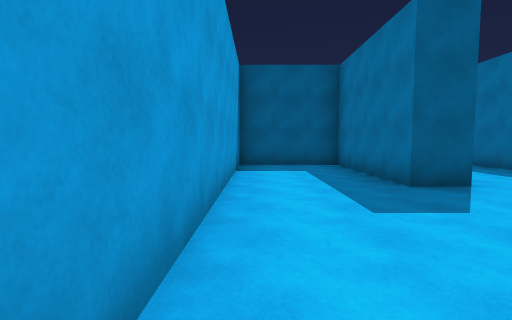
[1] (above)

13 first-person views from a walk through a 3-D level made in the Unity game engine. The camera is 1.5 m above the floor, tilts 4° down and sees 85° across. The floor is counted in squares, 2 m on a side. Each view is taken from the middle of a square. On the plan, view 1 faces up. The plan holds only what a view shows up to about 10 squares ahead; the rest is blank. The place goes on beyond the plan.

[2]
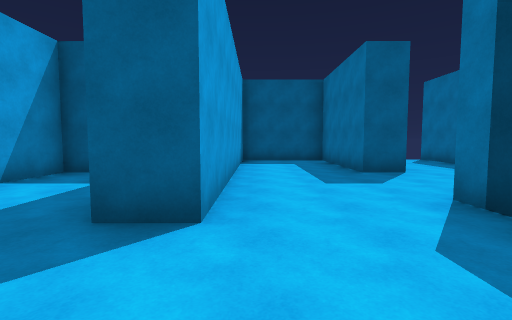

[3]
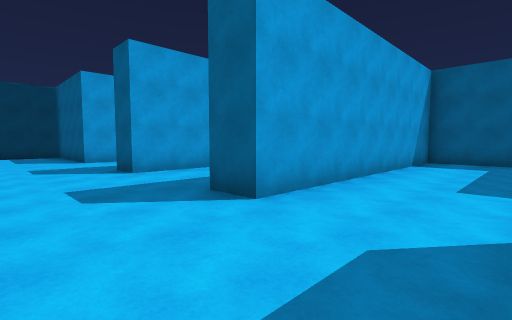

[4]
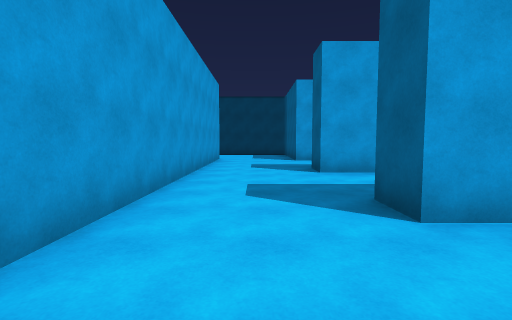

[5]
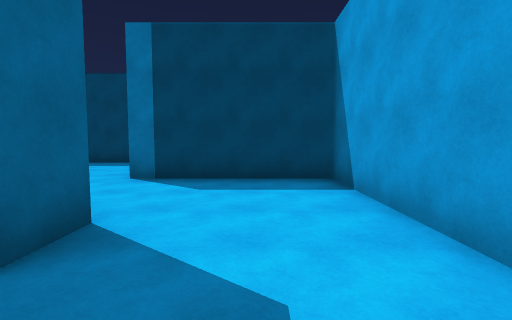

[6]
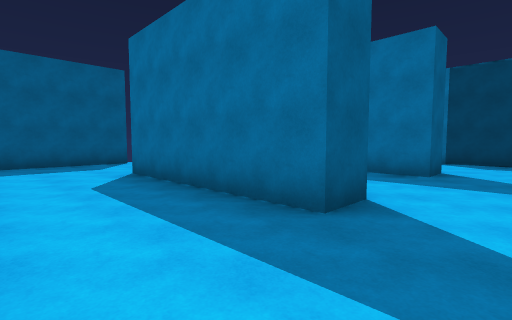

[7]
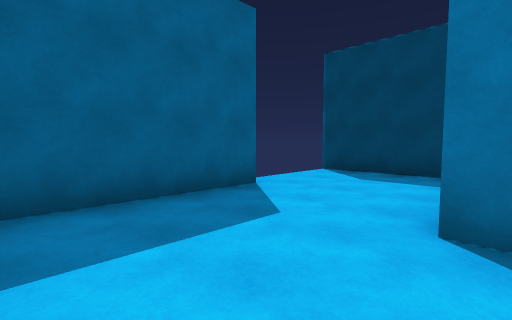

[8]
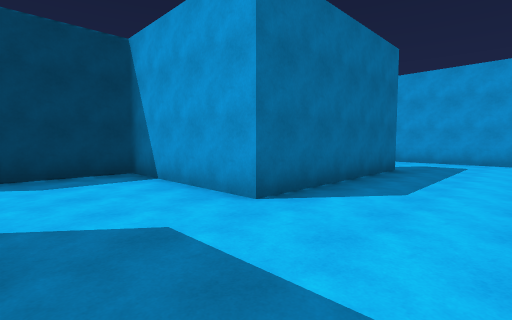

[9]
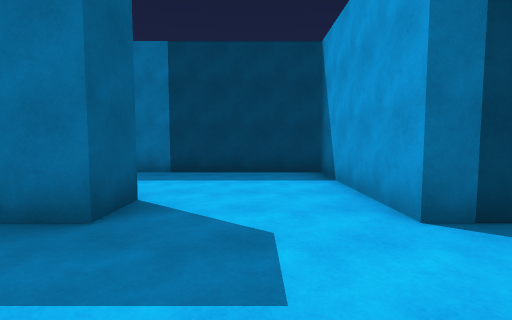

[10]
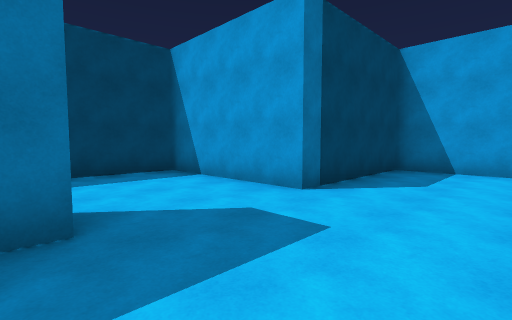

[11]
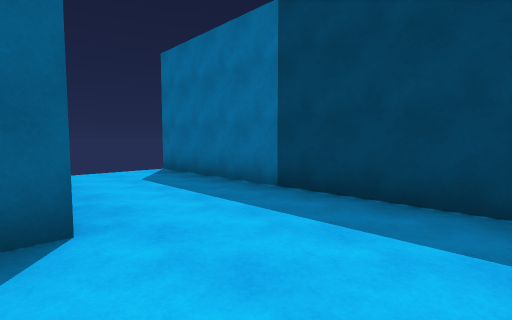

[12]
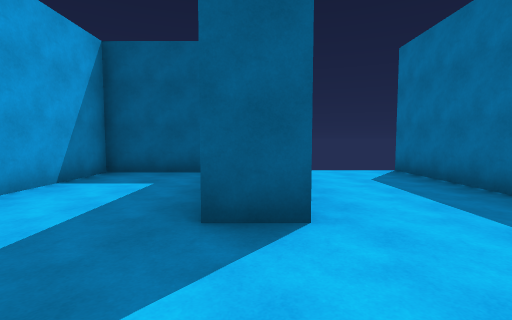

[13]
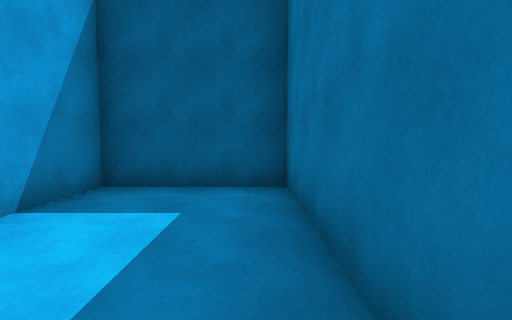

### Floor plan
Points are (right, up) in squares from view 1. A wall is a line through its corners. A room is listed if a view was taken in it or the views show most of it. See-through windows are left out.
Room 1 (views 1, 2, 3, 4, 5, 6, 7, 8, 9, 10, 11, 12, 13)
walls: (3.6, 4.5) (2.5, 4.5) (2.5, 8.5) (-0.5, 8.5) (-0.5, 0.5) (-1.5, 0.5) (-1.5, 4.5) (-4.5, 4.5) (-4.5, 0.5) (-5.5, 0.5) (-5.5, 5.5) (-1.5, 5.5) (-1.5, 9); (-4.5, 8.5) (-7.9, 8.5); (-7.9, -2.5) (2.5, -2.5) (2.5, 1.5) (6.5, 1.5) (6.5, 9)

Positions as (right, up) in squares from view 1, and headings:
1: (0, 0), facing up
2: (0, -2), facing up
3: (2, -2), facing up-left
4: (2, -1), facing left
5: (-3, -1), facing right
6: (-8, -1), facing up-right
7: (-8, 5), facing up-right
8: (-8, 8), facing down-right
9: (0, 3), facing right
10: (0, 5), facing down-right
11: (3, 2), facing up-right
12: (3, 2), facing up
13: (-2, 0), facing up
